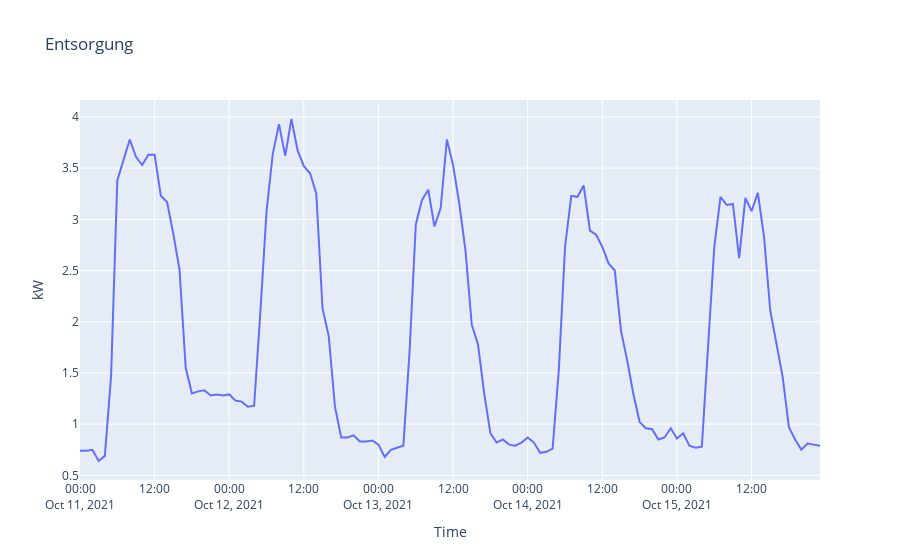

Notebook source saved alongside this figure:
### Code cell
px.line(
    x=ent_week.index, y=ent_week.kw, 
    title='Entsorgung',
    labels={
        'x': 'Time',
        'y': 'kW'
    })
